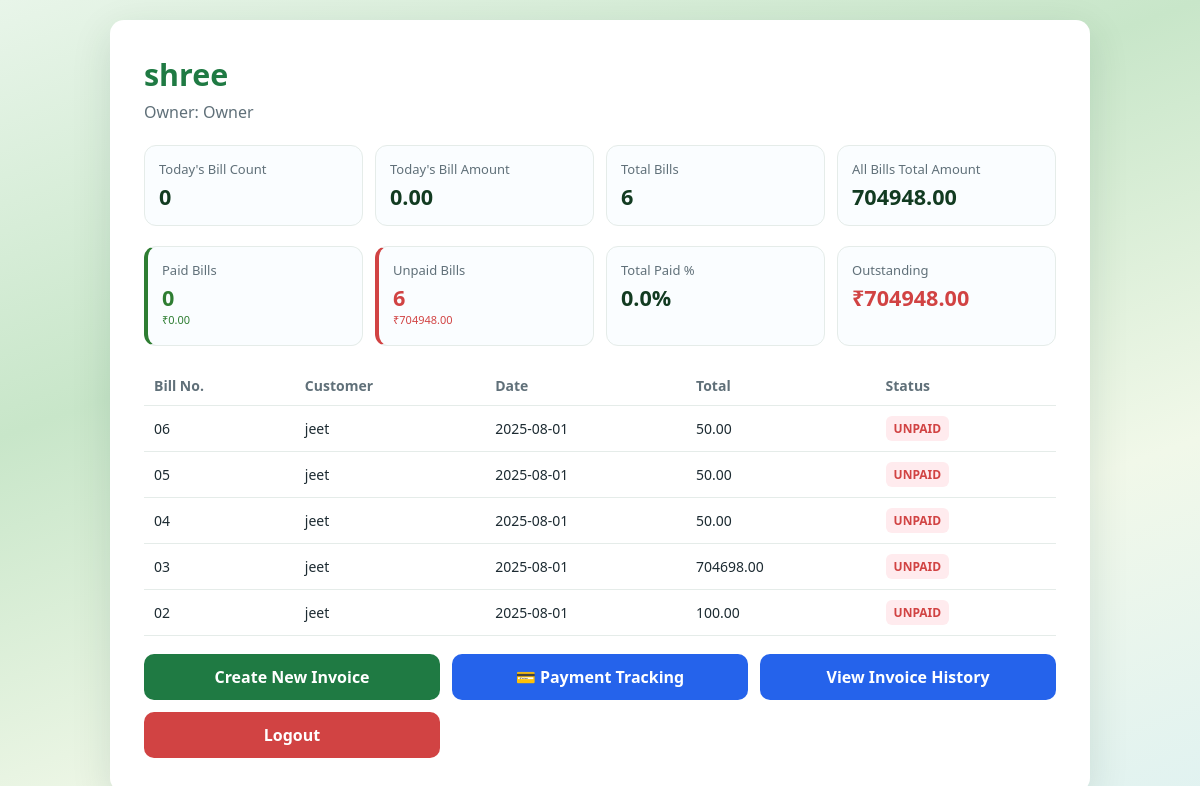
The page / (signed in) on the database its author committed.
### tables this page shows
CREATE TABLE users (
        id INTEGER PRIMARY KEY AUTOINCREMENT, username TEXT UNIQUE, password TEXT,
        shop_name TEXT, address TEXT, city TEXT, phone TEXT, gst TEXT, owner_name TEXT, email TEXT);

CREATE TABLE invoices (
        id INTEGER PRIMARY KEY AUTOINCREMENT, user_id INTEGER, customer_name TEXT, 
        customer_phone TEXT, date TEXT, authorized_signatory TEXT, customer TEXT, phone TEXT, customer_address TEXT, bill_number TEXT, payment_mode TEXT DEFAULT 'CASH', payment_status TEXT DEFAULT 'UNPAID', payment_reference TEXT, payment_date TEXT);

### app.py (the view)
@app.route("/")
def home():
    if not current_user.is_authenticated:
        return redirect(url_for("login"))
    conn = db_conn()
    owner = conn.execute(
        "SELECT owner_name, shop_name FROM users WHERE id=?",
        (current_user.id,)
    ).fetchone()
    q = request.args.get("q", "").strip()
    daily_stats = conn.execute(
        """SELECT COUNT(DISTINCT invoices.id), COALESCE(SUM(items.qty * items.price), 0)
           FROM invoices
           LEFT JOIN items ON items.invoice_id = invoices.id
           WHERE invoices.user_id = ?
           AND invoices.date = date('now', 'localtime')""",
        (current_user.id,)
    ).fetchone()
    overall_stats = conn.execute(
        """SELECT COUNT(DISTINCT invoices.id), COALESCE(SUM(items.qty * items.price), 0)
           FROM invoices
           LEFT JOIN items ON items.invoice_id = invoices.id
           WHERE invoices.user_id = ?""",
        (current_user.id,)
    ).fetchone()
    paid_stats = conn.execute(
        """SELECT COUNT(DISTINCT invoices.id), COALESCE(SUM(items.qty * items.price), 0)
           FROM invoices
           LEFT JOIN items ON items.invoice_id = invoices.id
           WHERE invoices.user_id = ? AND invoices.payment_status = 'PAID'""",
        (current_user.id,)
    ).fetchone()
    unpaid_stats = conn.execute(
        """SELECT COUNT(DISTINCT invoices.id), COALESCE(SUM(items.qty * items.price), 0)
           FROM invoices
           LEFT JOIN items ON items.invoice_id = invoices.id
           WHERE invoices.user_id = ? AND invoices.payment_status = 'UNPAID'""",
        (current_user.id,)
    ).fetchone()
    if q:
        recent_bills = conn.execute(
            """SELECT invoices.id, invoices.customer, invoices.date,
                      COALESCE(SUM(items.qty * items.price), 0) AS total,
                      invoices.bill_number, invoices.payment_status, invoices.payment_mode
               FROM invoices
               LEFT JOIN items ON items.invoice_id = invoices.id
               WHERE invoices.user_id = ? AND (invoices.bill_number LIKE ? OR invoices.customer LIKE ?)
               GROUP BY invoices.id, invoices.customer, invoices.date, invoices.bill_number, invoices.payment_status, invoices.payment_mode
               ORDER BY invoices.id DESC
               LIMIT 50""",
            (current_user.id, f"%{q}%", f"%{q}%"),
        ).fetchall()
    else:
        recent_bills = conn.execute(
            """SELECT invoices.id, invoices.customer, invoices.date,
                      COALESCE(SUM(items.qty * items.price), 0) AS total,
                      invoices.bill_number, invoices.payment_status, invoices.payment_mode
               FROM invoices
               LEFT JOIN items ON items.invoice_id = invoices.id
               WHERE invoices.user_id = ?
               GROUP BY invoices.id, invoices.customer, invoices.date, invoices.bill_number, invoices.payment_status, invoices.payment_mode
               ORDER BY invoices.id DESC
               LIMIT 5""",
            (current_user.id,)
        ).fetchall()
    conn.close()
    return render_template(
        "index.html",
        owner_name=(owner[0] if owner and owner[0] else "Owner"),
        shop_name=(owner[1] if owner and owner[1] else "My Shop"),
        daily_bill_count=(daily_stats[0] if daily_stats else 0),
        daily_bill_amount=(daily_stats[1] if daily_stats else 0),
        total_bill_count=(overall_stats[0] if overall_stats else 0),
        total_bill_amount=(overall_stats[1] if overall_stats else 0),
        paid_bill_count=(paid_stats[0] if paid_stats else 0),
        paid_bill_amount=(paid_stats[1] if paid_stats else 0),
        unpaid_bill_count=(unpaid_stats[0] if unpaid_stats else 0),
        unpaid_bill_amount=(unpaid_stats[1] if unpaid_stats else 0),
        recent_bills=recent_bills,
        search_query=q,
    )

### app.py (called while the page is built)
@app.template_filter("short_bill")
def short_bill(value):
    bill = str(value or "").strip()
    if not bill:
        return "-"
    parts = bill.split("-")
    if len(parts) >= 4 and parts[-1].isdigit():
        return f"{int(parts[-1]):02d}"
    if bill.isdigit():
        return f"{int(bill):02d}"
    return bill

@login_manager.user_loader
def load_user(user_id):
    conn = db_conn()
    row = conn.execute("SELECT id FROM users WHERE id=?", (user_id,)).fetchone()
    conn.close()
    if not row:
        return None
    return User(str(row[0]))

### modules/database.py (called while the page is built)
def db_conn():
    return sqlite3.connect("invoice.db", timeout=30)

### templates/index.html (shortened to what this page needs)
<!DOCTYPE html>
<html lang="en">
<head>
    <link rel="stylesheet" href="{{ url_for('static', filename='themes.css') }}">
</head>
<body class="page-dashboard">
    <main class="card">
        <h1>{{ shop_name }}</h1>
        <p class="subtitle">Owner: {{ owner_name }}</p>
        <section class="stats">
            <div class="stat">
                <div class="label">Today's Bill Count</div>
                <div class="value">{{ daily_bill_count }}</div>
            </div>
            <div class="stat">
                <div class="label">Today's Bill Amount</div>
                <div class="value">{{ "%.2f"|format(daily_bill_amount) }}</div>
            </div>
            <div class="stat">
                <div class="label">Total Bills</div>
                <div class="value">{{ total_bill_count }}</div>
            </div>
            <div class="stat">
                <div class="label">All Bills Total Amount</div>
                <div class="value">{{ "%.2f"|format(total_bill_amount) }}</div>
            </div>
        </section>
        <section class="stats" style="margin-top: 20px;">
            <div class="stat" style="border-left: 4px solid #2e7d32;">
                <div class="label">Paid Bills</div>
                <div class="value" style="color: #2e7d32;">{{ paid_bill_count }}</div>
                <div class="label" style="font-size: 11px; color: #2e7d32;">₹{{ "%.2f"|format(paid_bill_amount) }}</div>
            </div>
            <div class="stat" style="border-left: 4px solid #d14343;">
                <div class="label">Unpaid Bills</div>
                <div class="value" style="color: #d14343;">{{ unpaid_bill_count }}</div>
                <div class="label" style="font-size: 11px; color: #d14343;">₹{{ "%.2f"|format(unpaid_bill_amount) }}</div>
            </div>
            <div class="stat">
                <div class="label">Total Paid %</div>
                <div class="value">{% if total_bill_amount > 0 %}{{ "%.1f"|format((paid_bill_amount / total_bill_amount) * 100) }}%{% else %}0%{% endif %}</div>
            </div>
            <div class="stat">
                <div class="label">Outstanding</div>
                <div class="value" style="color: #d14343;">₹{{ "%.2f"|format(unpaid_bill_amount) }}</div>
            </div>
        </section>
        <table>
            <thead>
                <tr>
                    <th>Bill No.</th>
                    <th>Customer</th>
                    <th>Date</th>
                    <th>Total</th>
                    <th>Status</th>
                </tr>
            </thead>
            <tbody>
                {% for bill in recent_bills %}
                <tr>
                    <td>{{ (bill[4] if bill[4] else bill[0]) | short_bill }}</td>
                    <td>{{ bill[1] }}</td>
                    <td>{{ bill[2] }}</td>
                    <td>{{ "%.2f"|format(bill[3]) }}</td>
                    <td>
                        <span style="display: inline-block; padding: 4px 8px; border-radius: 6px; font-size: 12px; font-weight: 600;
                        {% if bill[5] == 'PAID' %}
                            background: #e8f5e9; color: #2e7d32;
                        {% else %}
                            background: #ffebee; color: #d14343;
                        {% endif %}
                        ">{{ bill[5] }}</span>
                    </td>
                </tr>
                {% endfor %}
            </tbody>
        </table>
        <div class="actions">
            <a href="/create" class="btn btn-primary">Create New Invoice</a>
            <a href="/unpaid-bills" class="btn btn-secondary">💳 Payment Tracking</a>
            <a href="/invoices" class="btn btn-secondary">View Invoice History</a>
            <a href="/logout" class="btn btn-danger">Logout</a>
        </div>
    </main>
</body>
</html>

### static/themes.css (style rules this page uses)
body.page-dashboard { background: linear-gradient(160deg, #e8f5e9 0%, #c8e6c9 35%, #f1f8e9 70%, #e0f2f1 100%); }
body[class^="page-"] { min-height: 100vh; }

### templates/index.html (style rules this page uses)
:root { --bg: #f3f7f6; --card: #ffffff; --primary: #1f7a43; --primary-dark: #175c32; --muted: #607079; --danger: #d14343; --line: #e5ece9; --radius: 14px; }
* { box-sizing: border-box; }
body.page-dashboard { margin: 0; min-height: 100vh; font-family: "Segoe UI", Tahoma, sans-serif; color: #1d2b32; padding: 20px; }
.card { width: 100%; max-width: 980px; margin: 0 auto; background: var(--card); border-radius: var(--radius); padding: 34px; box-shadow: 0 12px 40px rgba(20, 56, 41, 0.12); }
h1 { margin: 0 0 6px; color: var(--primary); font-size: 1.9rem; }
.subtitle { margin: 0 0 22px; color: var(--muted); }
.stats { display: grid; grid-template-columns: repeat(4, minmax(0, 1fr)); gap: 12px; margin-bottom: 20px; }
.stat { border: 1px solid var(--line); border-radius: 12px; padding: 14px; background: #fafdff; }
.stat .label { color: var(--muted); font-size: 13px; margin-bottom: 4px; }
.stat .value { font-size: 1.35rem; font-weight: 700; color: #123b21; }
.actions { display: grid; gap: 12px; grid-template-columns: repeat(3, minmax(0, 1fr)); margin-top: 18px; }
.btn { display: inline-block; text-align: center; text-decoration: none; color: #fff; padding: 12px 16px; border-radius: 10px; font-weight: 600; transition: 0.2s ease; }
.btn-primary { background: var(--primary); }
.btn-secondary { background: #2563eb; }
.btn-danger { background: var(--danger); }
table { width: 100%; border-collapse: collapse; }
th, td { border-bottom: 1px solid var(--line); padding: 10px; text-align: left; font-size: 14px; }
th { color: var(--muted); font-weight: 600; }

### rows shown on the page
users: shop_name "shree"
invoices: bill_number "06", customer "jeet", date "2025-08-01", bill "50.00", payment_status "UNPAID"
invoices: bill_number "05", customer "jeet", date "2025-08-01", bill "50.00", payment_status "UNPAID"
invoices: bill_number "04", customer "jeet", date "2025-08-01", bill "50.00", payment_status "UNPAID"
invoices: bill_number "03", customer "jeet", date "2025-08-01", bill "704698.00", payment_status "UNPAID"
invoices: bill_number "02", customer "jeet", date "2025-08-01", bill "100.00", payment_status "UNPAID"

### other values the page prints
{{ owner_name }} "Owner"
{{ daily_bill_count }} "0"
{{ "%.2f"|format(daily_bill_amount) }} "0.00"
{{ total_bill_count }} "6"
{{ "%.2f"|format(total_bill_amount) }} "704948.00"
{{ paid_bill_count }} "0"
{{ "%.2f"|format(paid_bill_amount) }} "0.00"
{{ unpaid_bill_count }} "6"
{{ "%.2f"|format(unpaid_bill_amount) }} "704948.00"
{{ "%.1f"|format((paid_bill_amount / total_bill_amount) * 100) }} "0.0"
